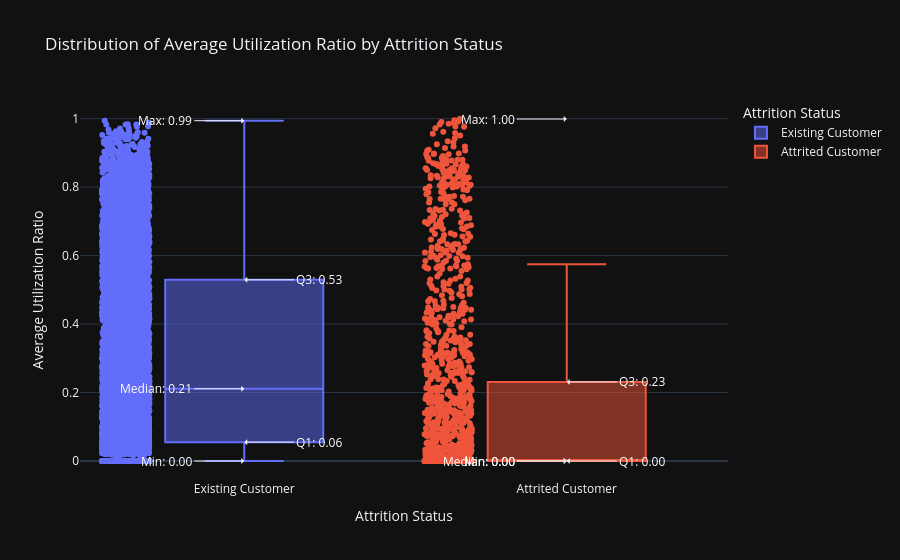

The notebook cell saved with this chart:
### Markdown cell above
##### 3. What are the distribution of average utilization ratio in both existing and attrited customers?

### Code cell
fig = px.box(
    df,
    x='Attrition_Flag',
    y='Avg_Utilization_Ratio',
    color='Attrition_Flag',
    title='Distribution of Average Utilization Ratio by Attrition Status',
    points='all'
)

fig.update_layout(
    template='plotly_dark',
    xaxis_title='Attrition Status',
    yaxis_title='Average Utilization Ratio',
    legend_title='Attrition Status'
)

statistics = df.groupby('Attrition_Flag')['Avg_Utilization_Ratio'].describe()

for attrition_flag in statistics.index:
    stats = statistics.loc[attrition_flag]
    q1 = stats['25%']
    median = stats['50%']
    q3 = stats['75%']
    min_fence = stats['min']
    max_fence = stats['max']

    vertical_positions = {
        'Min': (min_fence, 'left'),
        'Q1': (q1, 'right'),
        'Median': (median, 'left'),
        'Q3': (q3, 'right'),
        'Max': (max_fence, 'left')
    }

    for label, (y, position) in vertical_positions.items():
        ax_offset = -50 if position == 'left' else 50 
        fig.add_annotation(
            x=attrition_flag,
            y=y,
            text=f'{label}: {y:.2f}',
            showarrow=True,
            arrowhead=1,
            font=dict(color="white"),
            ax=ax_offset,
            ay=0,
            xanchor='right' if position == 'left' else 'left'
        )

fig.show()

### Figure 1 — Plotly figure (JSON) as saved in the notebook; plotly's stock layout.template omitted (floating-point values rounded to 4 significant figures; data arrays with more than 128 entries replaced by an {"elided": "..."} marker saying what was removed)
{"data": [{"alignmentgroup": "True", "boxpoints": "all", "hovertemplate": "Attrition_Flag=%{x}<br>Avg_Utilization_Ratio=%{y}<extra></extra>", "legendgroup": "Existing Customer", "marker": {"color": "#636efa"}, "name": "Existing Customer", "notched": false, "offsetgroup": "Existing Customer", "orientation": "v", "showlegend": true, "type": "box", "x": {"elided": "8500 str values"}, "x0": " ", "xaxis": "x", "y": {"elided": "8500 float values"}, "y0": " ", "yaxis": "y"}, {"alignmentgroup": "True", "boxpoints": "all", "hovertemplate": "Attrition_Flag=%{x}<br>Avg_Utilization_Ratio=%{y}<extra></extra>", "legendgroup": "Attrited Customer", "marker": {"color": "#EF553B"}, "name": "Attrited Customer", "notched": false, "offsetgroup": "Attrited Customer", "orientation": "v", "showlegend": true, "type": "box", "x": {"elided": "1627 str values"}, "x0": " ", "xaxis": "x", "y": {"elided": "1627 float values"}, "y0": " ", "yaxis": "y"}], "layout": {"annotations": [{"arrowhead": 1, "ax": -50, "ay": 0, "font": {"color": "white"}, "showarrow": true, "text": "Min: 0.00", "x": "Attrited Customer", "xanchor": "right", "y": 0}, {"arrowhead": 1, "ax": 50, "ay": 0, "font": {"color": "white"}, "showarrow": true, "text": "Q1: 0.00", "x": "Attrited Customer", "xanchor": "left", "y": 0}, {"arrowhead": 1, "ax": -50, "ay": 0, "font": {"color": "white"}, "showarrow": true, "text": "Median: 0.00", "x": "Attrited Customer", "xanchor": "right", "y": 0}, {"arrowhead": 1, "ax": 50, "ay": 0, "font": {"color": "white"}, "showarrow": true, "text": "Q3: 0.23", "x": "Attrited Customer", "xanchor": "left", "y": 0.231}, {"arrowhead": 1, "ax": -50, "ay": 0, "font": {"color": "white"}, "showarrow": true, "text": "Max: 1.00", "x": "Attrited Customer", "xanchor": "right", "y": 0.999}, {"arrowhead": 1, "ax": -50, "ay": 0, "font": {"color": "white"}, "showarrow": true, "text": "Min: 0.00", "x": "Existing Customer", "xanchor": "right", "y": 0}, {"arrowhead": 1, "ax": 50, "ay": 0, "font": {"color": "white"}, "showarrow": true, "text": "Q1: 0.06", "x": "Existing Customer", "xanchor": "left", "y": 0.055}, {"arrowhead": 1, "ax": -50, "ay": 0, "font": {"color": "white"}, "showarrow": true, "text": "Median: 0.21", "x": "Existing Customer", "xanchor": "right", "y": 0.211}, {"arrowhead": 1, "ax": 50, "ay": 0, "font": {"color": "white"}, "showarrow": true, "text": "Q3: 0.53", "x": "Existing Customer", "xanchor": "left", "y": 0.5292}, {"arrowhead": 1, "ax": -50, "ay": 0, "font": {"color": "white"}, "showarrow": true, "text": "Max: 0.99", "x": "Existing Customer", "xanchor": "right", "y": 0.994}], "boxmode": "overlay", "legend": {"title": {"text": "Attrition Status"}, "tracegroupgap": 0}, "title": {"text": "Distribution of Average Utilization Ratio by Attrition Status"}, "xaxis": {"anchor": "y", "categoryarray": ["Existing Customer", "Attrited Customer"], "categoryorder": "array", "domain": [0, 1], "title": {"text": "Attrition Status"}}, "yaxis": {"anchor": "x", "domain": [0, 1], "title": {"text": "Average Utilization Ratio"}}}}
